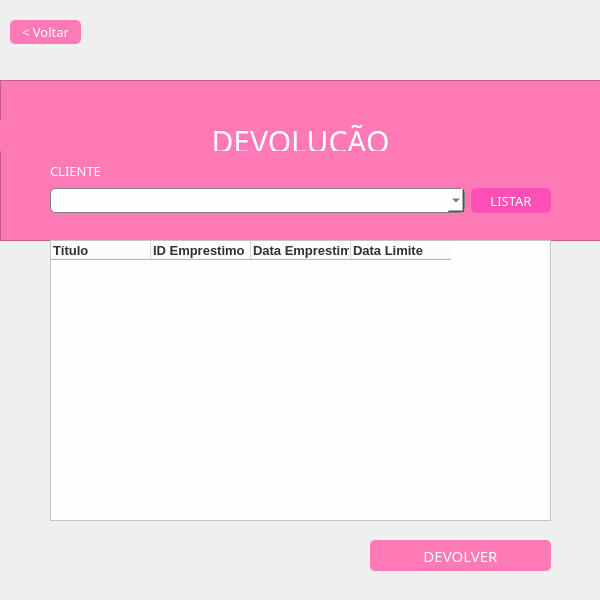
<?xml version="1.0" encoding="UTF-8"?>
<ui version="4.0">
 <class>telaDevolucao</class>
 <widget class="QDialog" name="telaDevolucao">
  <property name="geometry">
   <rect>
    <x>0</x>
    <y>0</y>
    <width>600</width>
    <height>600</height>
   </rect>
  </property>
  <property name="minimumSize">
   <size>
    <width>600</width>
    <height>0</height>
   </size>
  </property>
  <property name="maximumSize">
   <size>
    <width>600</width>
    <height>600</height>
   </size>
  </property>
  <property name="windowTitle">
   <string>BIBLIOTECA</string>
  </property>
  <property name="windowIcon">
   <iconset resource="arquivos.qrc">
    <normaloff>:/images/images/logo.ico</normaloff>:/images/images/logo.ico</iconset>
  </property>
  <widget class="QLabel" name="label_6">
   <property name="geometry">
    <rect>
     <x>260</x>
     <y>40</y>
     <width>70</width>
     <height>70</height>
    </rect>
   </property>
   <property name="minimumSize">
    <size>
     <width>70</width>
     <height>70</height>
    </size>
   </property>
   <property name="maximumSize">
    <size>
     <width>70</width>
     <height>70</height>
    </size>
   </property>
   <property name="text">
    <string/>
   </property>
   <property name="pixmap">
    <pixmap resource="arquivos.qrc">:/images/images/777.png</pixmap>
   </property>
   <property name="scaledContents">
    <bool>true</bool>
   </property>
  </widget>
  <widget class="QWidget" name="layoutWidget">
   <property name="geometry">
    <rect>
     <x>50</x>
     <y>160</y>
     <width>501</width>
     <height>61</height>
    </rect>
   </property>
   <layout class="QVBoxLayout" name="verticalLayout">
    <item>
     <widget class="QLabel" name="label_8">
      <property name="maximumSize">
       <size>
        <width>16777215</width>
        <height>10</height>
       </size>
      </property>
      <property name="styleSheet">
       <string notr="true">color: #fefefe;
font-family:Franklin Gothic Heavy;
font-size:13px;</string>
      </property>
      <property name="text">
       <string>CLIENTE</string>
      </property>
     </widget>
    </item>
    <item>
     <layout class="QHBoxLayout" name="horizontalLayout">
      <item>
       <widget class="QComboBox" name="clientes_cbox">
        <property name="minimumSize">
         <size>
          <width>188</width>
          <height>0</height>
         </size>
        </property>
        <property name="maximumSize">
         <size>
          <width>16777215</width>
          <height>25</height>
         </size>
        </property>
        <property name="sizeIncrement">
         <size>
          <width>0</width>
          <height>25</height>
         </size>
        </property>
        <property name="styleSheet">
         <string notr="true">border: 1px solid grey;
  border-radius: 5px;
background-color:#fefefe;
color:#303030</string>
        </property>
       </widget>
      </item>
      <item>
       <widget class="QPushButton" name="listar_bt">
        <property name="minimumSize">
         <size>
          <width>80</width>
          <height>25</height>
         </size>
        </property>
        <property name="maximumSize">
         <size>
          <width>80</width>
          <height>25</height>
         </size>
        </property>
        <property name="cursor">
         <cursorShape>PointingHandCursor</cursorShape>
        </property>
        <property name="styleSheet">
         <string notr="true">QPushButton{font-size: 13px;
border-radius: 5px;
background-color:#fe4fb7;
color: #fefefe;
font-family:Franklin Gothic Heavy;}

:hover{
background-color:#ff82ba;
color:#4d0727;
border-color:#fe4fb7;
border:1px;}
</string>
        </property>
        <property name="text">
         <string>LISTAR</string>
        </property>
       </widget>
      </item>
     </layout>
    </item>
   </layout>
  </widget>
  <widget class="QPushButton" name="pushButton">
   <property name="geometry">
    <rect>
     <x>10</x>
     <y>20</y>
     <width>71</width>
     <height>24</height>
    </rect>
   </property>
   <property name="cursor">
    <cursorShape>PointingHandCursor</cursorShape>
   </property>
   <property name="focusPolicy">
    <enum>Qt::NoFocus</enum>
   </property>
   <property name="styleSheet">
    <string notr="true">QPushButton{font-size: 13px;
border-radius: 5px;
background-color:#fe7ab6;
color: #fefefe;
font-family:Franklin Gothic Heavy;}


:hover{
background-color:#fe4fb7;}
</string>
   </property>
   <property name="text">
    <string>&lt; Voltar</string>
   </property>
  </widget>
  <widget class="QWidget" name="layoutWidget">
   <property name="geometry">
    <rect>
     <x>370</x>
     <y>540</y>
     <width>181</width>
     <height>31</height>
    </rect>
   </property>
   <layout class="QHBoxLayout" name="horizontalLayout_2">
    <item>
     <widget class="QPushButton" name="devolverLivro_bt">
      <property name="sizePolicy">
       <sizepolicy hsizetype="Minimum" vsizetype="Expanding">
        <horstretch>0</horstretch>
        <verstretch>0</verstretch>
       </sizepolicy>
      </property>
      <property name="cursor">
       <cursorShape>PointingHandCursor</cursorShape>
      </property>
      <property name="focusPolicy">
       <enum>Qt::ClickFocus</enum>
      </property>
      <property name="styleSheet">
       <string notr="true">QPushButton{font-size: 15px;
border-radius: 5px;
background-color:#fe7ab6;
color: #fefefe;
font-family:Franklin Gothic Heavy;}

:hover{
background-color:#fe4fb7;}
</string>
      </property>
      <property name="text">
       <string>DEVOLVER</string>
      </property>
      <property name="autoDefault">
       <bool>false</bool>
      </property>
     </widget>
    </item>
   </layout>
  </widget>
  <widget class="QTableWidget" name="clienteEmp_tbw">
   <property name="geometry">
    <rect>
     <x>50</x>
     <y>240</y>
     <width>501</width>
     <height>281</height>
    </rect>
   </property>
   <property name="styleSheet">
    <string notr="true">background-color:#fefefe;
color:#303030;
font-size:15px;</string>
   </property>
   <property name="editTriggers">
    <set>QAbstractItemView::NoEditTriggers</set>
   </property>
   <property name="showGrid">
    <bool>false</bool>
   </property>
   <column>
    <property name="text">
     <string>Título</string>
    </property>
    <property name="font">
     <font>
      <pointsize>10</pointsize>
      <bold>true</bold>
     </font>
    </property>
    <property name="textAlignment">
     <set>AlignLeading|AlignVCenter</set>
    </property>
   </column>
   <column>
    <property name="text">
     <string>ID Emprestimo</string>
    </property>
    <property name="font">
     <font>
      <pointsize>10</pointsize>
      <bold>true</bold>
     </font>
    </property>
    <property name="textAlignment">
     <set>AlignLeading|AlignVCenter</set>
    </property>
   </column>
   <column>
    <property name="text">
     <string>Data Emprestimo</string>
    </property>
    <property name="font">
     <font>
      <pointsize>10</pointsize>
      <bold>true</bold>
     </font>
    </property>
    <property name="textAlignment">
     <set>AlignLeading|AlignVCenter</set>
    </property>
   </column>
   <column>
    <property name="text">
     <string>Data Limite</string>
    </property>
    <property name="font">
     <font>
      <pointsize>10</pointsize>
      <bold>true</bold>
     </font>
    </property>
    <property name="textAlignment">
     <set>AlignLeading|AlignVCenter</set>
    </property>
   </column>
  </widget>
  <widget class="QFrame" name="frame">
   <property name="geometry">
    <rect>
     <x>0</x>
     <y>80</y>
     <width>601</width>
     <height>161</height>
    </rect>
   </property>
   <property name="styleSheet">
    <string notr="true">background-color:#fe7ab6;
color:#fefefe;</string>
   </property>
   <property name="frameShape">
    <enum>QFrame::StyledPanel</enum>
   </property>
   <property name="frameShadow">
    <enum>QFrame::Raised</enum>
   </property>
   <widget class="QLabel" name="login_2">
    <property name="geometry">
     <rect>
      <x>0</x>
      <y>40</y>
      <width>601</width>
      <height>31</height>
     </rect>
    </property>
    <property name="styleSheet">
     <string notr="true">font-family:Franklin Gothic Heavy;
font-size:30px;
color:#fefefe;
</string>
    </property>
    <property name="text">
     <string>DEVOLUÇÃO</string>
    </property>
    <property name="textFormat">
     <enum>Qt::PlainText</enum>
    </property>
    <property name="alignment">
     <set>Qt::AlignCenter</set>
    </property>
    <property name="textInteractionFlags">
     <set>Qt::TextSelectableByMouse</set>
    </property>
   </widget>
  </widget>
  <zorder>frame</zorder>
  <zorder>label_6</zorder>
  <zorder>layoutWidget</zorder>
  <zorder>pushButton</zorder>
  <zorder>layoutWidget</zorder>
  <zorder>clienteEmp_tbw</zorder>
 </widget>
 <resources>
  <include location="arquivos.qrc"/>
 </resources>
 <connections/>
</ui>
